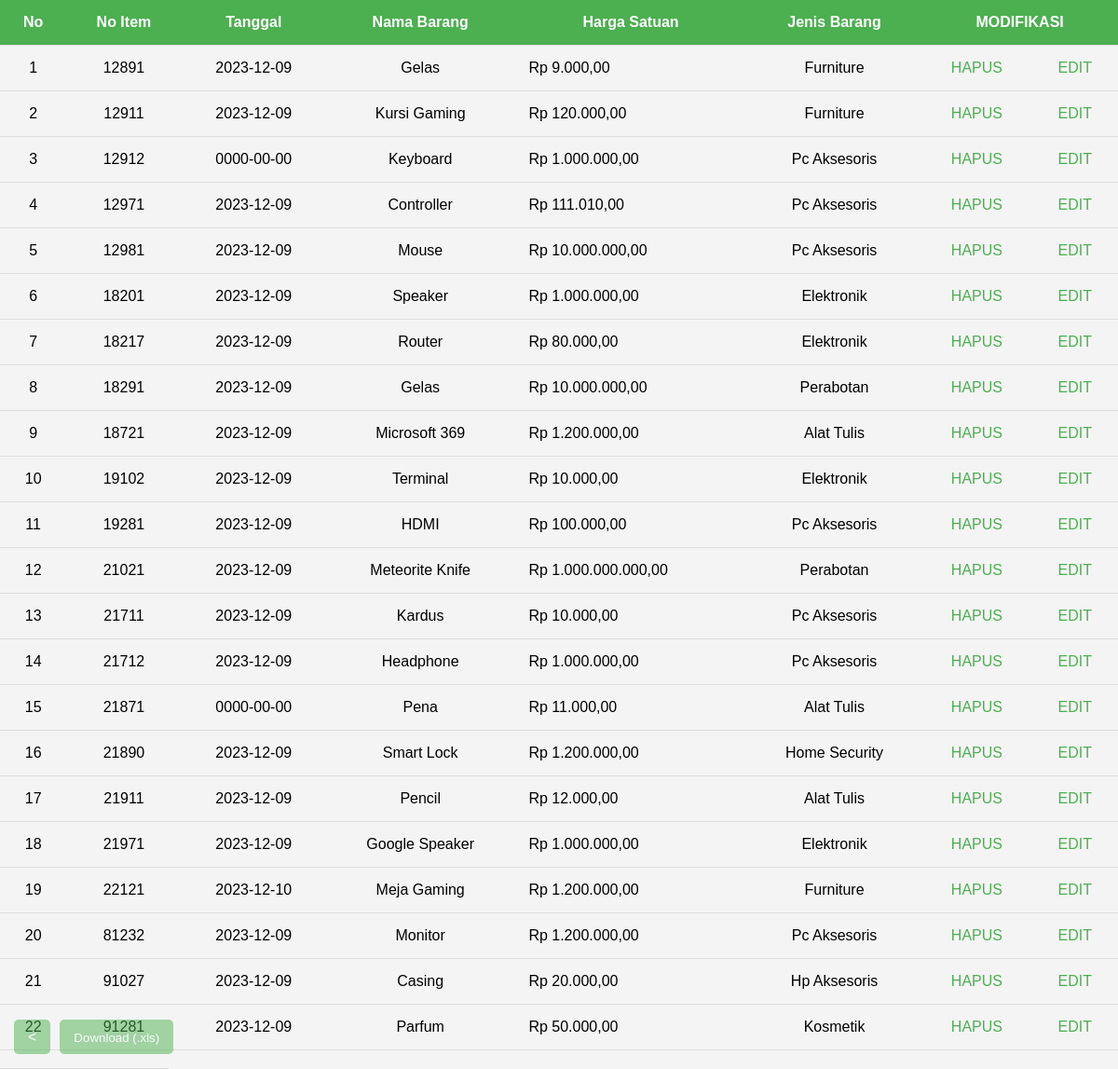
Screenshot of /File-Code/dataBarang.php with the database file from the repository.
### tables this page shows
CREATE TABLE `barang` (
  `No_Item` int(5) NOT NULL,
  `Tanggal` date NOT NULL,
  `Nama_barang` varchar(50) NOT NULL,
  `Harga_satuan` int(20) NOT NULL,
  `Jenis_barang` varchar(50) NOT NULL
);

### File-Code/dataBarang.php (the view, shortened to what this page needs)
<!DOCTYPE html>
<html lang="en">
<head>
</head>
<body>
    <table>
        <tr>
            <th>No</th>
            <th>No Item</th>
            <th>Tanggal</th>
            <th>Nama Barang</th>
            <th>Harga Satuan</th>
            <th>Jenis Barang</th>
            <th colspan="2">MODIFIKASI</th>
        </tr>
        <?php
            include "koneksi.php";
            $no = 1;
            $ambilData = mysqli_query($koneksi, "SELECT * from barang");
            while ($tampilData = mysqli_fetch_array($ambilData)) {
                echo "
                <tr>
                    <td>$no</td>
                    <td>$tampilData[No_Item]</td>
                    <td>$tampilData[Tanggal]</td>
                    <td>$tampilData[Nama_barang]</td>
                    <td class='Harga-isi'>$tampilData[Harga_satuan]</td>
                    <td>$tampilData[Jenis_barang]</td>
                    <td><a href='?kode=$tampilData[No_Item]'>HAPUS</a></td>
                    <td><a href='ubah-barang.php?kode=$tampilData[No_Item]'>EDIT</a></td>
                </tr>";
                $no++;
            }
        ?>
    </table>
    <div class="floating-button">
    <table>
        <tr>
            <td>
                <a class="kembali" href="inputBarang.php">&#60;</a>
            </td>
            <td>
                <form method="post" action="download.php">
                    <input class="download" type="submit" value="Download (.xls)" name="export_excel">
                </form>
            </td>
        </tr>
    </table>
</div>
</body>
</html>

### File-Code/dataBarang.php (style rules this page uses)
body { font-family: 'Arial', sans-serif; margin: 0; margin-top: -20px; padding: 0; background-color: #f4f4f4; position: relative; }
table { width: 100%; border-collapse: collapse; margin-top: 20px; margin-bottom: 20px; }
th, td { padding: 15px; text-align: center; border-bottom: 1px solid #ddd; }
th { background-color: #4CAF50; color: white; }
.floating-button { position: fixed; bottom: -20px; left: 0px; z-index: 999; }
.kembali, .download { text-decoration: none; padding: 10px 15px; background-color: #4CAF50; color: white; border-radius: 5px; margin-right: -20px; opacity: 50%; }
.download { border: none; padding: 12px 15px; padding-bottom: 10px; }
a { color: #4CAF50; text-decoration: none; transition: color 0.3s; }
.Harga-isi { text-align: left; }

### rows the page displays
barang: No_Item "12891", Tanggal "2023-12-09", Nama_barang "Gelas", Jenis_barang "Furniture"
barang: No_Item "12911", Tanggal "2023-12-09", Nama_barang "Kursi Gaming", Jenis_barang "Furniture"
barang: No_Item "12912", Tanggal "0000-00-00", Nama_barang "Keyboard", Jenis_barang "Pc Aksesoris"
barang: No_Item "12971", Tanggal "2023-12-09", Nama_barang "Controller", Jenis_barang "Pc Aksesoris"
barang: No_Item "12981", Tanggal "2023-12-09", Nama_barang "Mouse", Jenis_barang "Pc Aksesoris"
barang: No_Item "18201", Tanggal "2023-12-09", Nama_barang "Speaker", Jenis_barang "Elektronik"
barang: No_Item "18217", Tanggal "2023-12-09", Nama_barang "Router", Jenis_barang "Elektronik"
barang: No_Item "18291", Tanggal "2023-12-09", Nama_barang "Gelas", Jenis_barang "Perabotan"
barang: No_Item "18721", Tanggal "2023-12-09", Nama_barang "Microsoft 369", Jenis_barang "Alat Tulis"
barang: No_Item "19102", Tanggal "2023-12-09", Nama_barang "Terminal", Jenis_barang "Elektronik"
barang: No_Item "19281", Tanggal "2023-12-09", Nama_barang "HDMI", Jenis_barang "Pc Aksesoris"
barang: No_Item "21021", Tanggal "2023-12-09", Nama_barang "Meteorite Knife", Jenis_barang "Perabotan"
barang: No_Item "21711", Tanggal "2023-12-09", Nama_barang "Kardus", Jenis_barang "Pc Aksesoris"
barang: No_Item "21712", Tanggal "2023-12-09", Nama_barang "Headphone", Jenis_barang "Pc Aksesoris"
barang: No_Item "21871", Tanggal "0000-00-00", Nama_barang "Pena", Jenis_barang "Alat Tulis"
barang: No_Item "21890", Tanggal "2023-12-09", Nama_barang "Smart Lock", Jenis_barang "Home Security"
barang: No_Item "21911", Tanggal "2023-12-09", Nama_barang "Pencil", Jenis_barang "Alat Tulis"
barang: No_Item "21971", Tanggal "2023-12-09", Nama_barang "Google Speaker", Jenis_barang "Elektronik"
barang: No_Item "22121", Tanggal "2023-12-10", Nama_barang "Meja Gaming", Jenis_barang "Furniture"
barang: No_Item "81232", Tanggal "2023-12-09", Nama_barang "Monitor", Jenis_barang "Pc Aksesoris"
barang: No_Item "91027", Tanggal "2023-12-09", Nama_barang "Casing", Jenis_barang "Hp Aksesoris"
barang: No_Item "91281", Tanggal "2023-12-09", Nama_barang "Parfum", Jenis_barang "Kosmetik"
